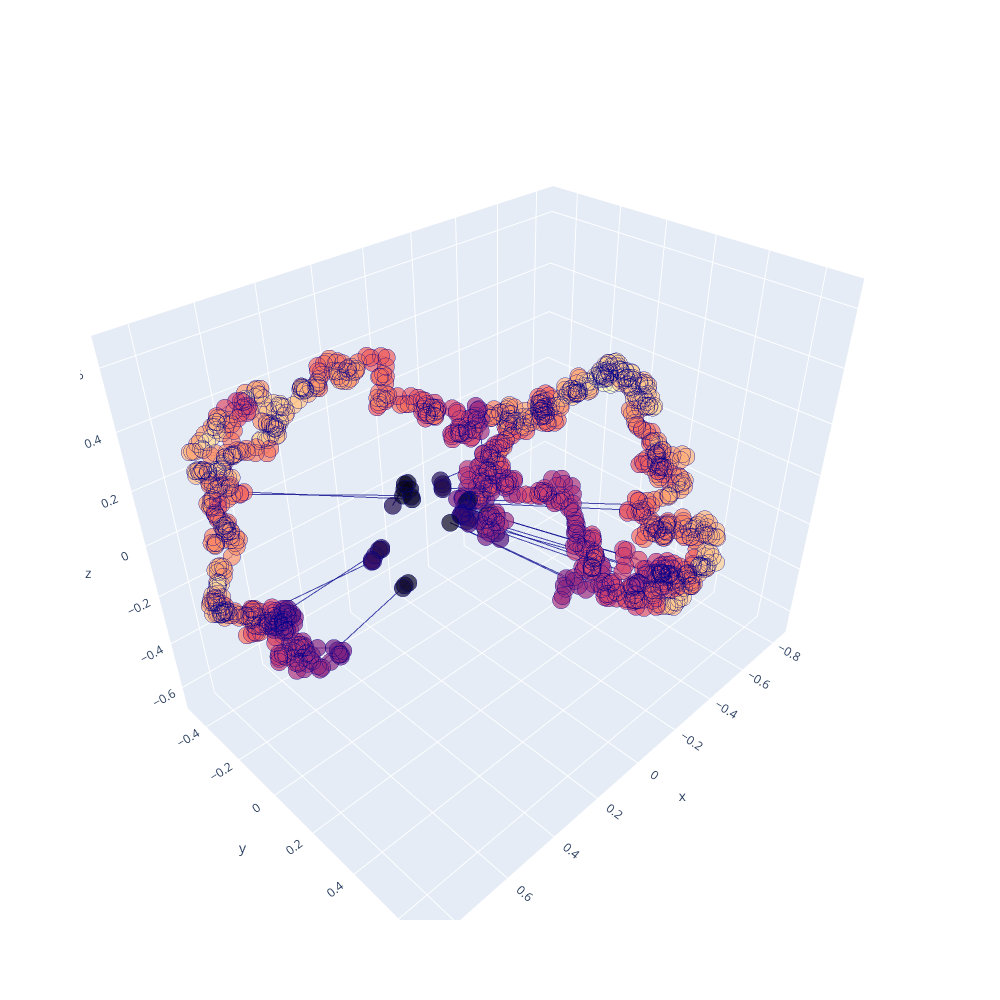

Notebook source saved alongside this figure:
### Code cell
color = 'magma'
plot_pred_conf(fission_yeast_pred_structure, pLLDTs, color)

### Figure 1 — Plotly figure (JSON) as saved in the notebook; plotly's stock layout.template omitted (floating-point values rounded to 4 significant figures; data arrays with more than 128 entries replaced by an {"elided": "..."} marker saying what was removed)
{"data": [{"line": {"color": "darkblue", "width": 2}, "marker": {"color": {"elided": "1258 float values"}, "colorscale": [[0, "#000004"], [0.1111, "#180f3d"], [0.2222, "#440f76"], [0.3333, "#721f81"], [0.4444, "#9e2f7f"], [0.5556, "#cd4071"], [0.6667, "#f1605d"], [0.7778, "#fd9668"], [0.8889, "#feca8d"], [1, "#fcfdbf"]], "line": {"width": 3}, "size": 6}, "opacity": 0.7, "scene": "scene", "type": "scatter3d", "x": {"elided": "1258 float values"}, "y": {"elided": "1258 float values"}, "z": {"elided": "1258 float values"}}], "layout": {"height": 1000, "scene": {"domain": {"x": [0, 1], "y": [0, 1]}}, "width": 1000}}
